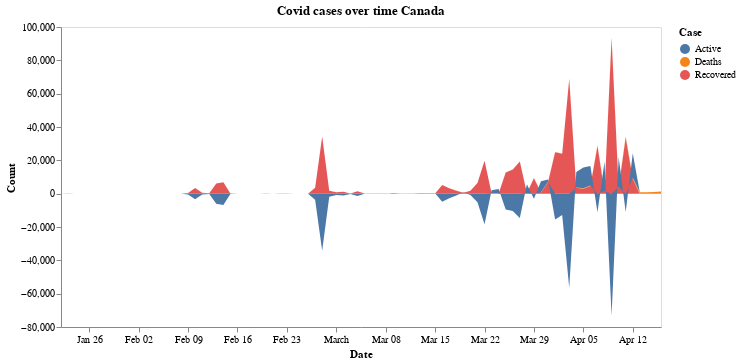

The notebook cell this image was saved under:
### Markdown cell above
### Cases in Canada

### Code cell
cases_over_time('Canada')

### Figure 1 — Vega-Lite specification as saved in the notebook (floating-point values rounded to 4 significant figures; data arrays with more than 128 entries replaced by an {"elided": "..."} marker saying what was removed)
{"config": {"view": {"continuousWidth": 400, "continuousHeight": 300}, "axis": {"grid": false}}, "data": {"name": "data-79e0ce5b23eda12cfab327415e7ef4e4"}, "mark": "area", "encoding": {"color": {"type": "nominal", "field": "Case"}, "x": {"type": "temporal", "field": "Date"}, "y": {"type": "quantitative", "field": "Count"}}, "title": "Covid cases over time Canada", "width": 600, "$schema": "https://vega.github.io/schema/vega-lite/v4.8.1.json", "datasets": {"data-79e0ce5b23eda12cfab327415e7ef4e4": {"elided": "258 records"}}}
